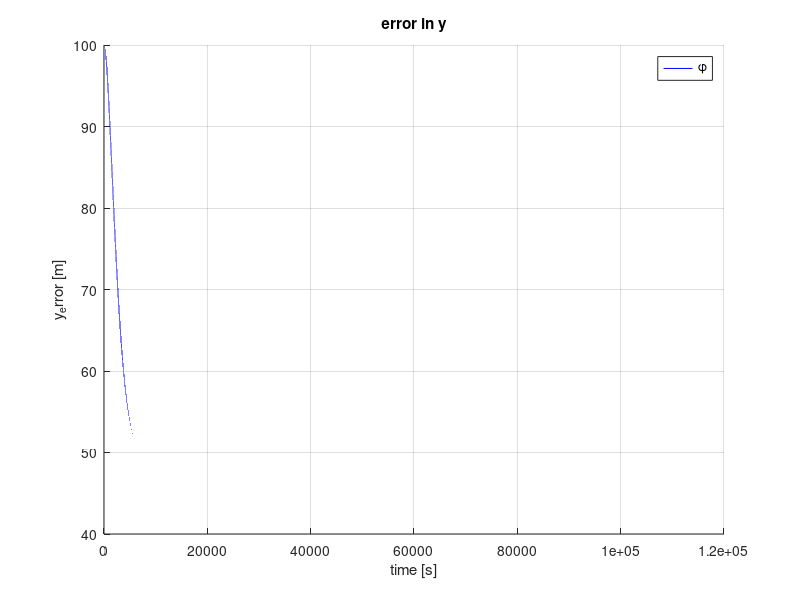

The MATLAB script that drew this image:
deg2rad = pi/180;   
rad2deg = 180/pi;

N = 1200000;
h = 0.1;
U = 5;
T = 20;
K = 0.1;
b = 0.001;

%gains
kp = 0.0002;
kd = 0.5;
ki = 0.00;

x = zeros(1,N+1);
y = x;
r = x;
psi = x;
t = x;
%error = x;

x(1) = 0;
y(1) = 100;
psi(1) = 0;
r(1) = 0;
integral = 0;


for i = 1:N
    t(i+1) = (i-1)*h;
    
    integral=integral+y(i);
   
    delta = (-kp*y(i)-kd*U*psi(i)-ki*integral);
    
    if delta > 20*pi/180
        delta = 20*pi/180;
    end
    if delta < -20*pi/180
        delta = -20*pi/180;
    end
    
    x(i+1) = x(i) + h*U*cos(psi(i));
    y(i+1) = y(i) + h*U*sin(psi(i));
    r(i+1) = -T^(-1)*r(i) + h * T^(-1)*(K*delta + b);
    psi(i+1) = psi(i) + h*r(i);
    
  
end



% PLOT FIGURES

figure (1); clf;
hold on;
plot(t, y, 'b');
hold off;
grid on;
legend('\phi');
title('error in y');
xlabel('time [s]'); 
ylabel('y_error [m]');